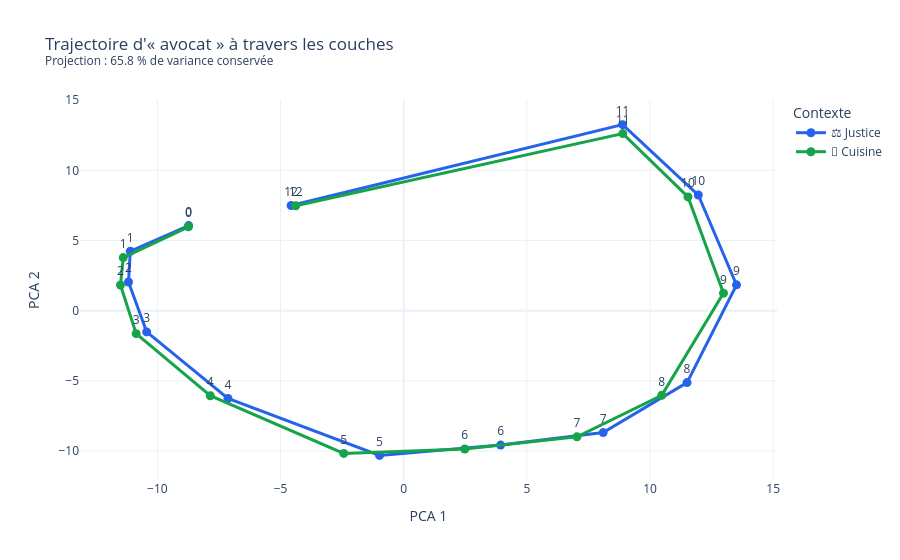

The notebook cell saved with this chart:
### Markdown cell above
### 5. Voir les trajectoires

La PCA projette les 26 représentations dans un même plan. C'est un trou de serrure utile, pas une image complète des 768 dimensions.

### Code cell
contexts = list(trajectories)
vectors = np.vstack([trajectories[c].numpy() for c in contexts])
pca = PCA(n_components=2)
xy = pca.fit_transform(vectors)

rows, cursor = [], 0
for context in contexts:
    for state in range(len(trajectories[context])):
        rows.append({"Contexte": context, "État": state,
                     "Étape": "Représentation initiale" if state == 0 else f"Couche {state}",
                     "PCA 1": xy[cursor, 0], "PCA 2": xy[cursor, 1]})
        cursor += 1
trajectory_df = pd.DataFrame(rows)

fig = px.line(trajectory_df, x="PCA 1", y="PCA 2", color="Contexte",
              markers=True, text="État", hover_name="Étape",
              color_discrete_map={"⚖️ Justice": "#2563eb", "🥑 Cuisine": "#16a34a"},
              title="Trajectoire d'« avocat » à travers les couches")
fig.update_traces(line=dict(width=3), marker=dict(size=9), textposition="top center")
variance = 100 * pca.explained_variance_ratio_.sum()
fig.update_layout(template="plotly_white",
                  title=f"Trajectoire d'« avocat » à travers les couches<br><sup>Projection : {variance:.1f} % de variance conservée</sup>")
fig.show()

### Figure 1 — Plotly figure (JSON) as saved in the notebook; plotly's stock layout.template omitted (floating-point values rounded to 4 significant figures)
{"data": [{"hovertemplate": "<b>%{hovertext}</b><br><br>Contexte=⚖️ Justice<br>PCA 1=%{x}<br>PCA 2=%{y}<br>État=%{text}<extra></extra>", "hovertext": ["Représentation initiale", "Couche 1", "Couche 2", "Couche 3", "Couche 4", "Couche 5", "Couche 6", "Couche 7", "Couche 8", "Couche 9", "Couche 10", "Couche 11", "Couche 12"], "legendgroup": "⚖️ Justice", "line": {"color": "#2563eb", "dash": "solid", "width": 3}, "marker": {"size": 9, "symbol": "circle"}, "mode": "lines+markers+text", "name": "⚖️ Justice", "orientation": "v", "showlegend": true, "text": [0.0, 1.0, 2.0, 3.0, 4.0, 5.0, 6.0, 7.0, 8.0, 9.0, 10.0, 11.0, 12.0], "textposition": "top center", "type": "scatter", "x": [-8.732, -11.1, -11.17, -10.44, -7.136, -0.9811, 3.933, 8.097, 11.5, 13.51, 11.96, 8.887, -4.572], "xaxis": "x", "y": [6.065, 4.24, 2.043, -1.515, -6.257, -10.31, -9.58, -8.691, -5.128, 1.842, 8.244, 13.26, 7.497], "yaxis": "y"}, {"hovertemplate": "<b>%{hovertext}</b><br><br>Contexte=🥑 Cuisine<br>PCA 1=%{x}<br>PCA 2=%{y}<br>État=%{text}<extra></extra>", "hovertext": ["Représentation initiale", "Couche 1", "Couche 2", "Couche 3", "Couche 4", "Couche 5", "Couche 6", "Couche 7", "Couche 8", "Couche 9", "Couche 10", "Couche 11", "Couche 12"], "legendgroup": "🥑 Cuisine", "line": {"color": "#16a34a", "dash": "solid", "width": 3}, "marker": {"size": 9, "symbol": "circle"}, "mode": "lines+markers+text", "name": "🥑 Cuisine", "orientation": "v", "showlegend": true, "text": [0.0, 1.0, 2.0, 3.0, 4.0, 5.0, 6.0, 7.0, 8.0, 9.0, 10.0, 11.0, 12.0], "textposition": "top center", "type": "scatter", "x": [-8.74, -11.39, -11.5, -10.86, -7.854, -2.435, 2.478, 7.034, 10.48, 12.98, 11.54, 8.894, -4.386], "xaxis": "x", "y": [5.981, 3.783, 1.828, -1.638, -6.063, -10.18, -9.862, -8.993, -6.033, 1.25, 8.11, 12.63, 7.479], "yaxis": "y"}], "layout": {"legend": {"title": {"text": "Contexte"}, "tracegroupgap": 0}, "title": {"text": "Trajectoire d'« avocat » à travers les couches<br><sup>Projection : 65.8 % de variance conservée</sup>"}, "xaxis": {"anchor": "y", "domain": [0, 1], "title": {"text": "PCA 1"}}, "yaxis": {"anchor": "x", "domain": [0, 1], "title": {"text": "PCA 2"}}}}
